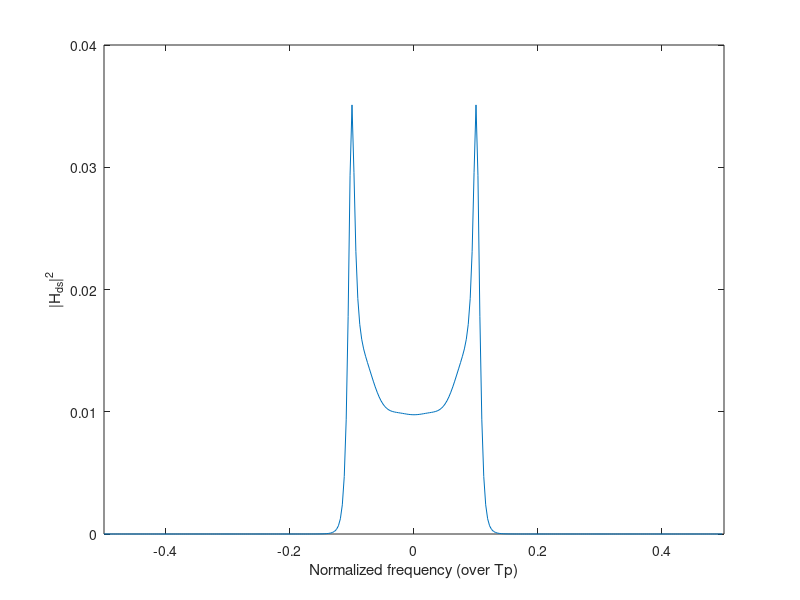
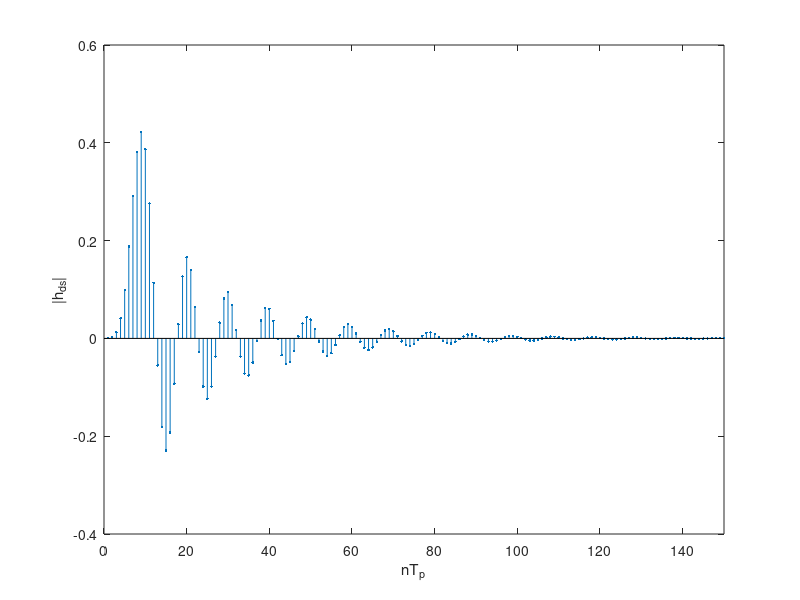
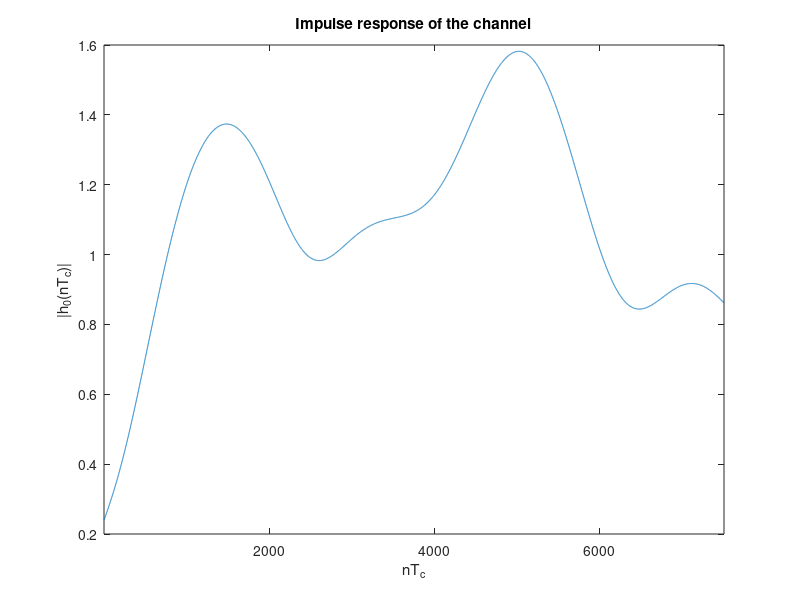

MATLAB code for these plots, in order: (Note: this script raises an error after producing the figures.)
clc; close all; clear global; clearvars;

%% SETUP OF THE GIVEN PARAMETERS
Tc=1;
fd=(40*10^-5)/Tc;
Tp=1/10*(1/fd); 
Nsamples=80000;
hplot_samples=7500;
KdB=2;
K=10^(KdB/10); 
C=sqrt(K/(K+1)); 

%setup of the doppler filter coefficients (page 317)
a_ds=[1, -4.4153, 8.6283, -9.4592, 6.1051, -1.3542, -3.3622, 7.2390, -7.9361, 5.1221, -1.8401, 2.8706e-1];
b_ds=[1.3651e-4, 8.1905e-4, 2.0476e-3, 2.7302e-3, 2.0476e-3, 9.0939e-4, 6.7852e-4, 1.3550e-3, 1.8076e-3, 1.3550e-3, 5.3726e-4, 6.1818e-5, -7.1294e-5, ...
    -9.5058e-5, -7.1294e-5, -2.5505e-5, 1.3321e-5, 4.5186e-5, 6.0248e-5, 4.5186e-5, 1.8074e-5, 3.0124e-6];
% The energy of the doppler filter needs to be normalized to 1
h_ds=impz(b_ds, a_ds);
E_hds=sum(h_ds.^2);
b_ds=b_ds/sqrt(E_hds);
Npoints=Nsamples/Tp;
[Hds, f]=freqz(b_ds,a_ds,Npoints,'whole');
Hds2=(1/Npoints)*abs(Hds).^2;
% Hds=fft(h_ds, Npoints);
% Hds2=abs(Hds).^2;
D_f=fftshift(Hds2);
figure, plot((f/(2*pi))-0.5, D_f)
ylabel('|H_{ds}|^2')
xlim([-0.5 0.5])
xlabel('Normalized frequency (over Tp)')
%normalize the power of h0.
Md=1-C^2;

%% SIMULATION OF THE CHANNEL IMPULSE RESPONSE
%compute the transient as 5*Neq*Tp because the final sampling time is Tq 
pvec=abs(roots(a_ds));
pmax=max(pvec);
Neq=ceil(-1/log(pmax));
transient=5*Tp*Neq;
%transient=length(h_ds)*Tp;

h_nsamples=Nsamples+transient;
w_samples=ceil(h_nsamples/Tp);
% Complex-valued Gaussian white noise with zero mean and unit variance
w=wgn(w_samples,1,0,'complex');

h_full=filter(b_ds, a_ds, w);
figure, stem(impz(b_ds,a_ds),'.'), ylabel('|h_{ds}|'), xlabel('nT_p'), xlim([0 150])

%interpolation to Tq
t = 1:length(h_full);
t_int = Tc/Tp:Tc/Tp:length(h_full);
h_int = interp1(t, h_full, t_int, 'spline');

%multiply by sqrt(M_h0) to give the desired power 
h_int=h_int*sqrt(Md);

%drop the transient and add C because of LOS component
h=h_int(transient+1:end)+C;


%plot of 7500 samples of h
figure, 
plot(abs(h(1:hplot_samples)))
xlabel('nT_c')
ylabel('|h_0(nT_c)|')
xlim([1 hplot_samples])
title('Impulse response of the channel')

%% ESTIMATE OF THE PDF OF H0bar

h_bar=h/sqrt(C^2+Md); % the normalization here does not make much sense
% as M_h0=1-C^2, but it's to keep the formulas as in the book

% mean and variance of the realization of h
h_sd=std(abs(h_bar));
h_mean=mean(abs(h_bar));
% magnitude
mag_h=abs(h_bar);
% fit the data with a Rice ditribution to derive the parameters 
[v, s]=ricefit(mag_h);
% parameters v ans s are related to the rice factor K (wikipedia rician
% distribution)
K_est=v^2/(2*s^2); % estimated value of K 

% compute the theoretical and the estimated distributions
x=linspace(0,3,1000);
est=ricepdf(x,v,s);
v_th=sqrt(K/(K+1));
s_th=sqrt(1/(2*(K+1)));
th=ricepdf(x,v_th,s_th );

% plot of the theoretical and estimated distributions
figure
%plot(x,est,'r'), hold on, plot(x,th,'b')
Nbins=17;
histogram(mag_h, Nbins,'Normalization','pdf','DisplayStyle','stairs'), hold on, plot(x,th,'r-.'),% hold on, plot(x,est,'k'),
% plot(x,est,'r-.'), hold on, plot(x,th,'k--'),
% legend('ML estimate','theoretical pdf')
title('Estimate of the pdf of h_0')
ylabel('f_x(a)')
xlabel('a')
legend('Histogram','theoretical pdf','Estimated pdf')

%% SPECTRUM ESTIMATION

% Welch estimator
D=ceil(Nsamples/4);   %window length
S=ceil(D/2);   %overlap

w_welch=window(@bartlett,D);
%w_welch=kaiser(D,5);

Welch_P = welchPSD(h', w_welch, S);
Welch_P=Welch_P/Nsamples;
%f=1/Tc:1/Tc:Nsamples;
Welch_centered=fftshift(Welch_P);

figure,
freq1=[-Nsamples/2+1:Nsamples/2];
freq2=[-Npoints/2+1:Npoints/2];
% freq2=[-1/Tp:1/Tp:1/Tp];
peak=10*log10(C^2);
analytic=10*log10(Md*D_f);
analytic(length(analytic)/2)=peak;
plot(freq1, 10*log10(Welch_centered)) , hold on, plot(freq2, analytic,'r')

ylim([-40 0])
%ylim([-55 -15])
xlim([-5*Nsamples*fd 5*Nsamples*fd])
xticks([-160 -128 -96 -64 -32 0 32 64 96 128 160])
xticklabels({'-5f_d','-4f_d','-3f_d','-2f_d','-f_d','0','f_d','2f_d','3f_d','4f_d','5f_d'});
ylabel('PSD [dB]')
xlabel('f')
legend('Estimate','Theoretical curve')
